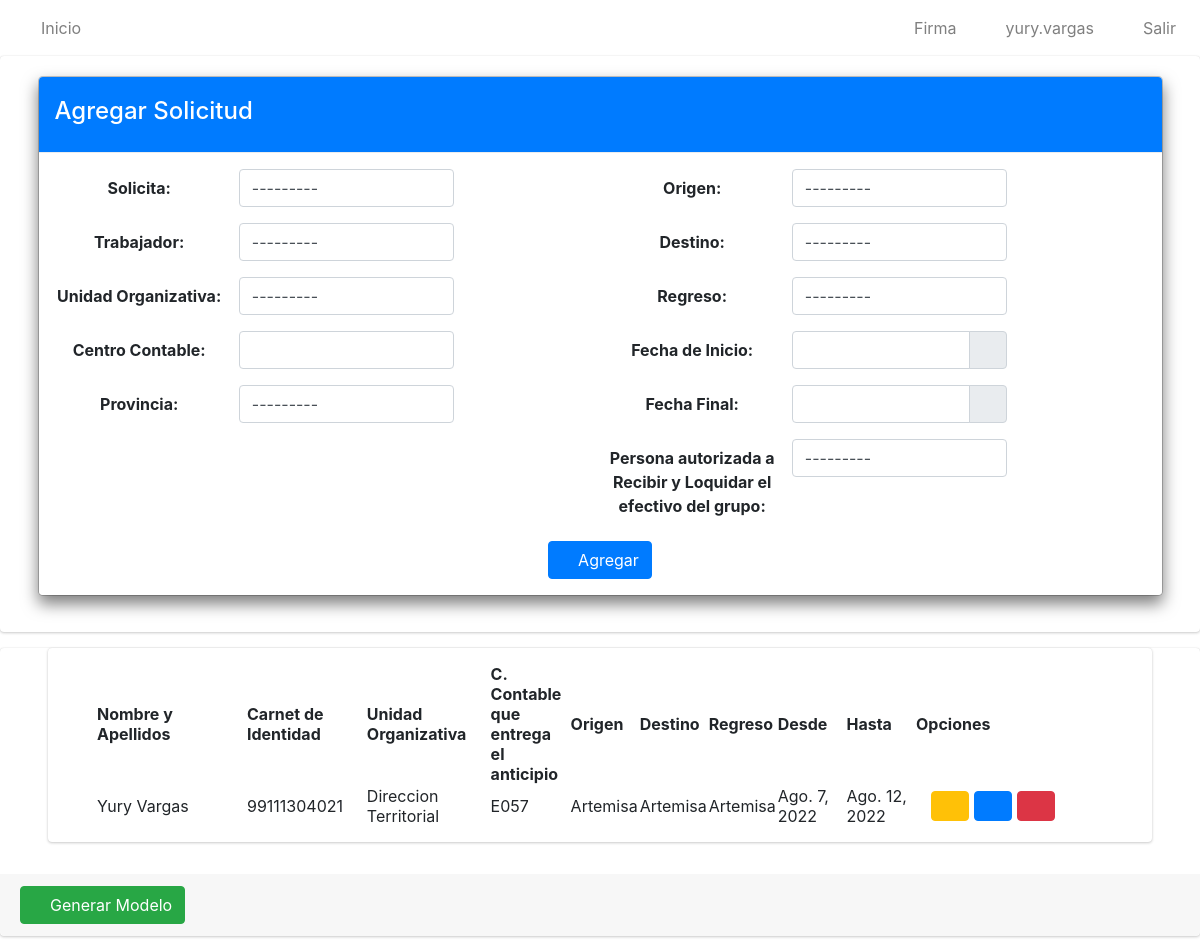
Page /crear_solicitud/ (signed in) on the committed database.
### app/models.py (models this page shows, shortened)
class Solicitud(models.Model):
    numero=models.IntegerField()
    solicitante=models.ForeignKey(User, on_delete=models.CASCADE)
    trabajador=models.ForeignKey(Trabajador, on_delete=models.CASCADE)
    unidad_organizativa=models.ForeignKey(Unidad_Organizativa, on_delete=models.CASCADE)
    c_contable=models.CharField(max_length=4)
    provincia=models.ForeignKey(Provincia, on_delete=models.CASCADE)
    origen=models.ForeignKey(Municipio, on_delete=models.CASCADE, related_name='municipio_origen')
    destino=models.ForeignKey(Municipio, on_delete=models.CASCADE, related_name='municipio_destino')
    regreso=models.ForeignKey(Municipio, on_delete=models.CASCADE, related_name='municipio_regreso')
    fecha_inicio=models.DateField()
    fecha_final=models.DateField()
    parleg=models.ForeignKey(PARLEG, on_delete=models.CASCADE)
    cargo_presupuesto=models.ForeignKey(Cargo_al_Presupuesto, on_delete=models.CASCADE)
    autoriza=models.ForeignKey(PersonalCualificado, on_delete=models.CASCADE)
    estado=models.CharField(max_length=20)
    class Meta:
        verbose_name="Solicitud"
        verbose_name_plural="Solicitudes"

class Trabajador(models.Model):
    nombre_y_apellidos = models.CharField(max_length=80)
    ci=models.CharField(max_length=11, unique=True)
    def __str__(self):
            return self.nombre_y_apellidos
    class Meta:
        verbose_name = "Trabajador"
        verbose_name_plural = "Trabajadores"

class Unidad_Organizativa(models.Model):
    nombre=models.CharField(max_length=100)
    def __str__(self):
        return self.nombre
    class Meta:
        verbose_name="Unidad Organizativa"
        verbose_name_plural="Unidades Organizativas"

class Municipio(models.Model):
    nombre=models.CharField(max_length=30)
    provincia=models.ForeignKey(Provincia, on_delete=models.CASCADE)
    def __str__(self):
        return self.nombre
    class Meta:
        verbose_name="Municipio"
        verbose_name_plural="Municipios"

### app/views.py (the view, shortened to what this page needs)
# urls.py: path('crear_solicitud/', SolicitudCreateView.as_view(), name='crear_solicitud'),
class SolicitudCreateView(CreateView):
    model=Solicitud
    form_class=SolicitudForm
    template_name='solicitudes/create.html'
    success_url=reverse_lazy('crear_solicitud')
    @method_decorator(login_required)
    def dispatch(self, request, *args, **kwargs):
        return super().dispatch(request, *args, **kwargs)
    def get_context_data(self,  **kwargs):
        context = super().get_context_data(**kwargs)
        context['title'] = "Agregar Solicitud"
        context['action']='add'
        context['list_url']=reverse_lazy('solicitudes')
        context['object_list'] = Solicitud.objects.all().filter(estado="StandBye")
        return context

### app/forms.py
class SolicitudForm(forms.ModelForm):
    class Meta:
        model = Solicitud
        fields = 'solicitante','trabajador','unidad_organizativa','c_contable','provincia','origen','destino','regreso','fecha_inicio','fecha_final'

### app/models.py (called while the page is built)
    def __str__(self):
        return self.nombre

### app/templates/solicitudes/create.html (shortened to what this page needs)
{% extends 'base.html' %}
{% load crispy_forms_tags %}
{% load static %}
{% block content %}
<form action="" method="post" id="" enctype="multipart/form-data">
    <div class="card card-default">
        <div class="card-body ">
            <div class=" form-group form-card text-center">
                <div class="container">
                    <div class="modal-content">
                        <div class="modal-header btn-primary" style="height: 2cm";>
		                    <h4 class="modal-title">{{title}}</h4>
	                    </div>
                        <div class="modal-body">
                            <div class="row">
                                <div class="col-sm-6">
                                    <div class="form-group row">
                                        <label class="col-sm-4 col-form-label">Solicita:</label>
                                            <div class="col-sm-5">
                                                {{form.solicitante}}
                                            </div>
                                    </div>
                                    <div class="form-group row">
                                        <label class="col-sm-4 col-form-label">Trabajador:</label>
                                            <div class="col-sm-5">
                                                {{form.trabajador}}
                                            </div>
                                    </div>
                                    <div class="form-group row">
				                        <label class="col-sm-4 col-form-label">Unidad Organizativa:</label>
				                            <div class="col-sm-5">
                                                {{form.unidad_organizativa}}
                                            </div>
			                        </div>
                                    <div class="form-group row">
                                        <label class="col-sm-4 col-form-label">Centro Contable:</label>
                                            <div class="col-sm-5">
                                                {{form.c_contable}}
                                            </div>
                                    </div>
                                    <div class="form-group row">
                                        <label class="col-sm-4 col-form-label">Provincia:</label>
				                            <div class="col-sm-5">
                                                {{form.provincia}}
                                            </div>
			                        </div>
                                </div>
                                <div class="col-sm-6">
                                    <div class="form-group row">
				                        <label class="col-sm-4 col-form-label">Origen:</label>
				                            <div class="col-sm-5">
                                                {{form.origen}}
                                            </div>
			                        </div>
                                    <div class="form-group row">
				                        <label class="col-sm-4 col-form-label">Destino:</label>
				                            <div class="col-sm-5">
                                                {{form.destino}}
                                            </div>
                                    </div>
                                    <div class="form-group row">
				                    <label class="col-sm-4 col-form-label">Regreso:</label>
				                        <div class="col-sm-5">
                                            {{form.regreso}}
                                        </div>
			                        </div>
                                    <div class="form-group row">
				                        <label class="col-sm-4 col-form-label">Fecha de Inicio:</label>
				                            <div class="col-sm-5">
					                            <div id="fecha_inicio" data-target-input="nearest" class="input-group date">
						                            {{form.fecha_inicio}}
						                                <div data-target="#fecha_inicio" data-toggle="datetimepicker" class="input-group-append">
							                                <div class="input-group-text"><i class="fa fa-calendar"></i>
							                                </div>
						                                </div>
					                            </div>
				                            </div>
			                        </div>
                                    <div class="form-group row">
                                        <label class="col-sm-4 col-form-label">Fecha Final:</label>
                                            <div class="col-sm-5">
                                                <div id="finaldate" data-target-input="nearest" class="input-group date">
                                                    {{form.fecha_final}}
                                                        <div data-target="#reservationdate" data-toggle="datetimepicker" class="input-group-append">
                                                            <div class="input-group-text"><i class="fa fa-calendar"></i>
                                                            </div>
                                                        </div>
                                                </div>
                                            </div>
			                        </div>
                                    <div class="form-group row">
                                        <label class="col-sm-4 col-form-label">Persona autorizada a Recibir y Loquidar el efectivo del grupo:</label>
                                            <div class="col-sm-5">
                                                {{form.trabajador}}
                                            </div>
                                    </div>
                                </div>
                            </div>
                            {% if action == 'add' %}
                    <button type="submit" class="btn btn-primary"><i class="fa fa-check"></i> Agregar
                    </button>
                            {% else %}
                    <button type="submit" class="btn btn-primary"><i class="fa fa-edit"></i> Editar
                    </button>
                            {% endif %}
                    </div>
                </div>
                </div>
            </div>
        </div>
    </div>
</form>
    <div class=" card card-default">
        <div class="card card-body content-header mx-5 px-5">
            <table id="myTable" class="display" style="width: 100%;">
                <thead>
                    <tr>
                        <th>Nombre y Apellidos</th>
                        <th>Carnet de Identidad</th>
                        <th>Unidad Organizativa</th>
                        <th>C. Contable que entrega el anticipio</th>
                        <th>Origen</th>
                        <th>Destino</th>
                        <th>Regreso</th>
                        <th>Desde</th>
                        <th>Hasta</th>
                        <th  style="width: 5cm"; height="4cm";>Opciones</th>
                    </tr>
                </thead>
                <tbody>
                    {% for i in object_list %}
                    <tr>
                        <td style="width: 150px;">{{i.trabajador}}</td>
                        <td>{{i.trabajador.ci}}</td>
                        <td>{{i.unidad_organizativa}}</td>
                        <td style="width: 80px;">{{i.c_contable}}</td>
                        <td>{{i.origen}}</td>
                        <td>{{i.destino}}</td>
                        <td>{{i.regreso}}</td>
                        <td>{{i.fecha_inicio}}</td>
                        <td>{{i.fecha_final}}</td>
                        <td style="width: 5cm"; height="4cm"; class="ml-3 pl-3">
                            <a href="#" type="button" class="btn btn-warning">
                                <i class="fas fa-file"></i>
                            </a>
                            <a href="{% url 'solicitudEdit' i.id %}" type="button" class="btn btn-primary">
                                <i class="fas fa-edit"></i>
                            </a>
                            <a href="#" onclick="eliminarSolicitud({{i.id}})" type="button" class="btn btn-danger">
                                <i class="fas fa-times-circle"></i>
                            </a>
                        </td>
                    </tr>
                    {% endfor %}
                </tbody>
            </table>
        </div>
        <div class=" card-footer mt-3">
            <a href="#" onclick="generarModelo()" type="button" class="btn btn-primary btn-success">
                <i class="fas fa-check"></i>
                Generar Modelo
            </a>
        </div>
    </div>
{% endblock %}

### app/templates/base.html (shortened to what this page needs)
{% load static %}
<html>
    <head>
  <link rel="stylesheet" href="{% static 'plugins/fontawesome-free/css/all.min.css'%}">
        <link href="https://cdn.jsdelivr.net/npm/bootstrap@5.2.0/dist/css/bootstrap.min.css" rel="stylesheet">
        <link rel="stylesheet" type="text/css" href="{% static 'datatable/data_tables/datatables.min.css' %}" />
  <link rel="stylesheet" href="https://cdnjs.cloudflare.com/ajax/libs/jquery-confirm/3.3.2/jquery-confirm.min.css">
  <link rel="stylesheet" href="https://cdn.jsdelivr.net/npm/bootstrap-icons@1.7.2/font/bootstrap-icons.css">
  <link href="https://cdn.jsdelivr.net/npm/bootstrap@5.2.0-beta1/dist/css/bootstrap.min.css" rel="stylesheet"
>
<link href="https://cdn.jsdelivr.net/npm/bootstrap@5.2.0/dist/css/bootstrap.min.css" rel="stylesheet">
        <link rel="stylesheet" href="{% static 'dist/css/adminlte.min.css'%}">
    </head>
<nav class="navbar navbar-expand-md navbar-white navbar-light">
 <ul class="navbar-nav">
          <li class="nav-item">
            <a href="{% url 'solicitudes' %}" class="nav-link">
            <i class="fas fa-home"></i>
            Inicio</a>
          </li>
        </ul>
    <ul class="navbar-nav ml-auto">
      <li class="nav-item">
           <a class="nav-link" onclick="modal_firma()" role="button">
            <i class="fas fa-edit"></i> Firma
           </a>
      </li>
      <li class="nav-item">
        <a class="nav-link" href="javascript:;"role="button">
          <i class="fas fa-user"></i>  {{ user.username }}
        </a>
      </li>
      <li class="nav-item">
        <a class="nav-link" href="{% url 'logout' %}"role="button">
          <i class="fas fa-power-off"></i> Salir
        </a>
      </li>
    </ul>
  </nav>
        {%block content%}
        {% endblock %}
    </body>
</html>

### rows in the picture
Solicitud: trabajador "Yury Vargas", trabajador.ci "99111304021", unidad_organizativa "Direccion Territorial", c_contable "E057", origen "Artemisa", destino "Artemisa", regreso "Artemisa", fecha_inicio "Ago. 7, 2022", fecha_final "Ago. 12, 2022"

### other values in the picture
{{ user.username }} "yury.vargas"
{{ title }} "Agregar Solicitud"
